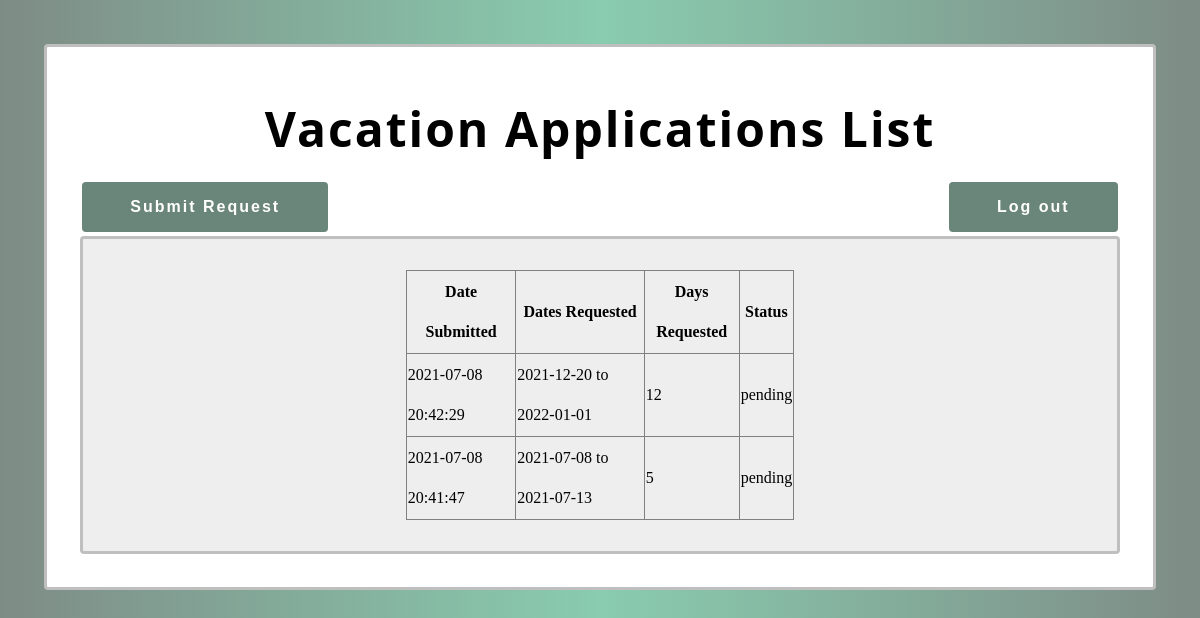
Screenshot of /employee-page.php (signed in) with the database file from the repository.
### tables this page shows
CREATE TABLE `Vacations` (
  `ApplicationId` int(25) NOT NULL,
  `VacationStart` date NOT NULL,
  `VacationEnd` date NOT NULL,
  `DaysRequested` int(11) NOT NULL,
  `Status` varchar(20) NOT NULL DEFAULT 'pending',
  `Reason` longtext NOT NULL,
  `EmployeeId` int(11) NOT NULL,
  `DateSubmitted` timestamp NOT NULL DEFAULT current_timestamp()
);

### employee-page.php (the view, shortened to what this page needs)
<?php
require('database.php');
    $userid = $_COOKIE['userid'];
    $selectQuery = "SELECT * FROM `Vacations`WHERE EmployeeId = '$userid' ORDER BY DateSubmitted DESC ";
    $result = mysqli_query($conn,$selectQuery);
?>
	<!DOCTYPE html>
<html lang="gr">
  <head>
    <link rel="stylesheet" type="text/css" href="./assets/styles.css" />
    <link rel="stylesheet" href="https://cdnjs.cloudflare.com/ajax/libs/font-awesome/4.7.0/css/font-awesome.min.css">
  </head>
	<body>
     <div class = "main_content">
      <p class="header">Vacation Applications List</p>
          <input class="form_create_submit"  name="addbtn" type="submit" value="Submit Request" onClick="document.location.href='submitVacation-form.php'" />
          <input class="form_create_submit" style=" float: right;" name="logoutbtn" type="submit" value="Log out" onClick="document.location.href='logout.php'" />
		 <div class="table_content">
        <center>
          <form >
            <table border="1px" style="width:40%; line-height:40px; border-collapse: collapse;">
			<thead>
				<tr>
					<th>Date Submitted</th>
					<th>Dates Requested</th>
					<th>Days Requested</th>
					<th>Status</th>
				</tr>
			</thead>
			<tbody>
				<?php
                while($row = mysqli_fetch_assoc($result)){?>
					<tr>
						<td>
							<?php echo $row['DateSubmitted']; ?>
						</td>
						<td>
							<?php echo $row['VacationStart']." to ".$row['VacationEnd']; ?>
						</td>
						<td>
							<?php echo $row['DaysRequested']; ?>
						</td>
						<td>
							<?php echo $row['Status']; ?>
						</td>
						<tr>
							<?}?>
			</tbody>
		</table>
</form>
</center>
</div>
</div>
	</body>
	</html>

### assets/styles.css (style rules this page uses)
html { font-family:sans-serif; line-height:1.15px; -ms-text-size-adjust:100%; -webkit-text-size-adjust:100% }
body { height: 100%; padding: 3% 3% 3% 3%; -webkit-font-smoothing: antialiased; -moz-osx-font-smoothing: grayscale; font-family: calibri; background: #cccccc; background: -webkit-linear-gradient(to left, #7e8c86, #89ccaf ,#7e8c86); background: linear-gradient(to left, #7e8c86, #89ccaf ,#7e8c86); }
p { font-size: 1em; font-family: Calibri,Candara,Segoe,Segoe UI,Optima,Arial,sans-serif; }
.main_content { padding: 3% 3% 3% 3%; background-color: white; border: solid #bfbfbf 3px; border-radius: 4px; }
.header { font-size: 3em; text-align: center; font-weight: bold; letter-spacing: 2px; }
.form_create_submit { background-color: #6a8579; border: none; color: white; padding: 1em 3em 1em 3em; text-decoration: none; margin: 4px 2px; cursor: pointer; font-size: 1em; border-radius: 4px; font-weight: bold; letter-spacing: 2px; }
.table_content { padding: 3% 3% 3% 3%; background-color: rgba(222, 222, 222, 0.5); border: solid #bfbfbf 3px; border-radius: 4px; }

### rows the page displays
vacations: DateSubmitted "2021-07-08 20:42:29", VacationStart "2021-12-20", VacationEnd "2022-01-01", DaysRequested "12", Status "pending"
vacations: DateSubmitted "2021-07-08 20:41:47", VacationStart "2021-07-08", VacationEnd "2021-07-13", DaysRequested "5", Status "pending"
